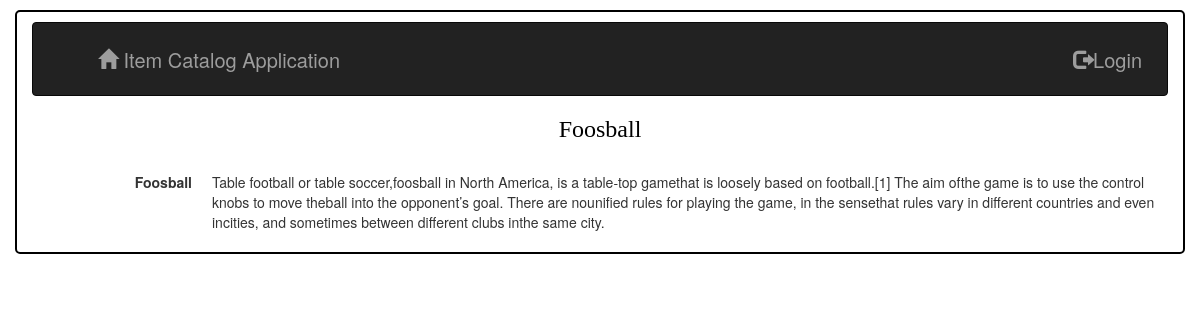
Screenshot of /catalog/7/item/11 with the database file from the repository.
### database_setup.py (models this page shows, shortened)
class Categories(Base):
    __tablename__ = 'categories'
    id = Column(Integer, primary_key=True)
    name = Column(String(250), nullable=False)
    user_id = Column(Integer, ForeignKey('user.id'))
    user = relationship(User)

class CategoryItem(Base):
    __tablename__ = 'category_item'
    name = Column(String(80), nullable=False)
    id = Column(Integer, primary_key=True)
    description = Column(String(250))
    categories_id = Column(Integer, ForeignKey('categories.id'))
    categories = relationship(Categories, single_parent=True)
    user_id = Column(Integer, ForeignKey('user.id'))
    user = relationship(User)

### application.py (the view)
@app.route('/catalog/<int:categories_id>/item/<int:items_id>')
def showItem(categories_id, items_id):
    categories = session.query(Categories).filter_by(id=categories_id).one()
    items = session.query(CategoryItem).filter_by(id=items_id).one()
    if 'username' not in login_session or \
            items.user_id != login_session['user_id']:
        return render_template('itemfornonymous.html', categories=categories,
                               items=items)
    else:  # if user is the creator, able to access update and delete the item
        return render_template('itemforauthorize.html',
                               categories=categories, items=items)

### templates/itemfornonymous.html (shortened to what this page needs)
{% extends "main.html" %}
{% block content %}
{% include "header.html" %}
<h3 style="text-align: center; font-family: italic;"><a href = "{{url_for('showCategories', categories_id=categories.id)}}" style="color:black">{{categories.name}}</a></h3>
<dl class="dl-horizontal">
  <dt>{{items.name}}</dt>
  <dd>{{items.description}}</dd>
</dl>
{% endblock %}

### rows the page displays
Categories: name "Foosball"
CategoryItem: name "Foosball", description "Table football or table soccer,foosball in North America, is a table-top gamethat is loosely based on football.[1] The aim ofthe game is to use the control knobs to move theball into the opponent’s goal. There are nounified rules for playing the game, in the sensethat rules vary in different countries and even incities, and sometimes between different clubs inthe same city."
